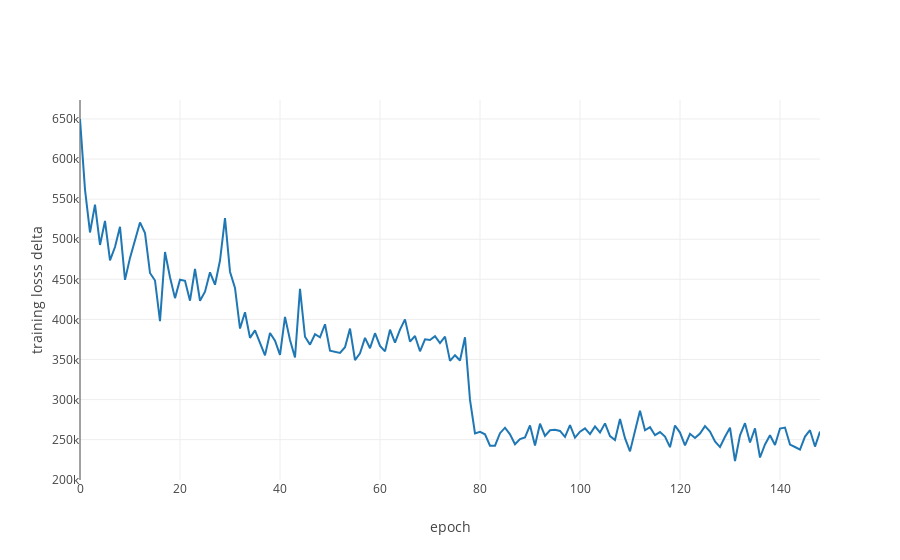

The notebook cell this image was saved under:
### Markdown cell above
#### Training loss
Gensim does not provide training loss correctly, see https://github.com/RaRe-Technologies/gensim/pull/2135. Instead we look at the decrease in the rate of increase of the training loss with each epoch, as explained in this SO https://stackoverflow.com/questions/52038651/loss-does-not-decrease-during-training-word2vec-gensim.

### Code cell
training_loss_file_path = os.path.join(DATA_DIR, DATASET_VER, RUN_NAME, MODEL_TRAINING_LOSS_FILE_NAME)
df_training_loss = pd.read_csv(training_loss_file_path, header=None)
df_training_loss.columns = ['loss']
df_training_loss['iteration'] = range(len(df_training_loss))
df_training_loss['loss'] = df_training_loss['loss'].map(lambda x: float(x.split('.')[1]))
display(df_training_loss.head())
df_training_loss_delta = df_training_loss.diff()

import plotly.plotly as py
import plotly.graph_objs as go
from plotly import tools
from plotly.offline import download_plotlyjs, init_notebook_mode, plot, iplot
init_notebook_mode(connected=True)
df_training_loss_delta.head()
df_training_loss_delta = df_training_loss_delta.dropna()
df_training_loss_delta['iteration'] = range(len(df_training_loss_delta))
df_training_loss_delta.head()
fig = {
    'data': [
        {
            'x': df_training_loss_delta['iteration'],
            'y': df_training_loss_delta['loss'],
        } 
    ],
    'layout': {
        'xaxis': {'title': 'epoch'},
        'yaxis': {'title': "training losss delta"}
    }
}

# IPython notebook
iplot(fig, filename='training loss delta')
training_loss_plot_file_path = os.path.join(DATA_DIR, DATASET_VER, RUN_NAME, MODEL_TRAINING_LOSS_PLOT_FILE_NAME)
plotly.offline.plot(fig, filename=training_loss_plot_file_path)
# pio.write_image(fig, training_loss_plot_file_path) # weird orca errors, leaving this for now

### Figure 1 — Plotly figure (JSON) as saved in the notebook; plotly's stock layout.template omitted (floating-point values rounded to 4 significant figures; data arrays with more than 128 entries replaced by an {"elided": "..."} marker saying what was removed)
{"data": [{"type": "scatter", "uid": "7421bda4-1f38-4944-9674-dcffb866d14a", "x": {"elided": "149 int values"}, "y": {"elided": "149 int values"}}], "layout": {"xaxis": {"title": "epoch"}, "yaxis": {"title": "training losss delta"}}}
